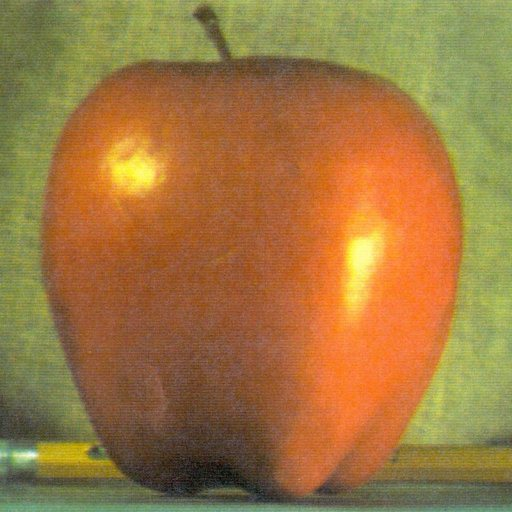
#> input picture image1.jpg, 512 x 512 px
$ jupyter execute '图像混合Project.ipynb'
#> lines starting #> are read from the running program, lines starting #| are printed output that depends on the picture
[cell 1]
import cv2
import numpy as np
import matplotlib.pyplot as plt

# 读取两幅输入图像
image1 = cv2.imread('image1.jpg')
#> image1 is the input picture: shape (512, 512, 3); mean B, G, R 64.8, 119.7, 159.1
image2 = cv2.imread('image2.jpg')
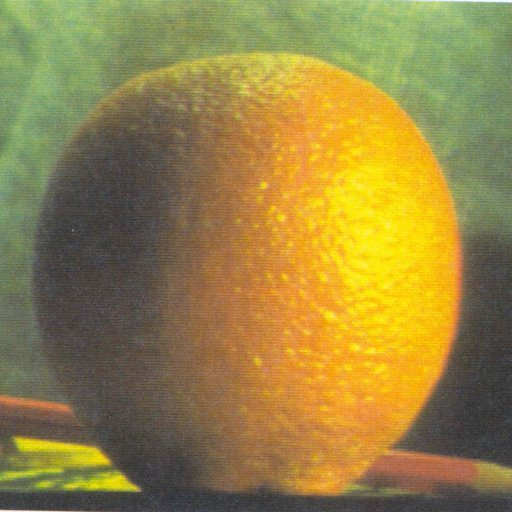
#> input picture image2.jpg, 512 x 512 px
#> image2 is the input picture: shape (512, 512, 3); mean B, G, R 69.2, 131.8, 150.2

# 读取蒙版图像并转换为浮点数
mask = cv2.imread('mask.jpg', cv2.IMREAD_GRAYSCALE) / 255.0
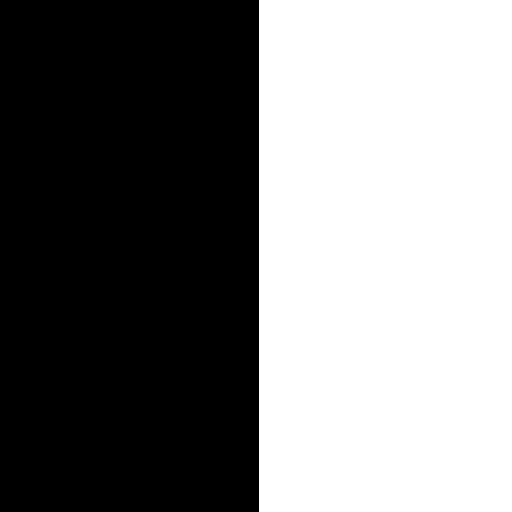
#> input picture mask.jpg, 512 x 512 px
#> mask: shape (512, 512) float64; min 0, max 1, mean 0.494
mask2 = cv2.imread('mask2.jpg', cv2.IMREAD_GRAYSCALE) / 255.0
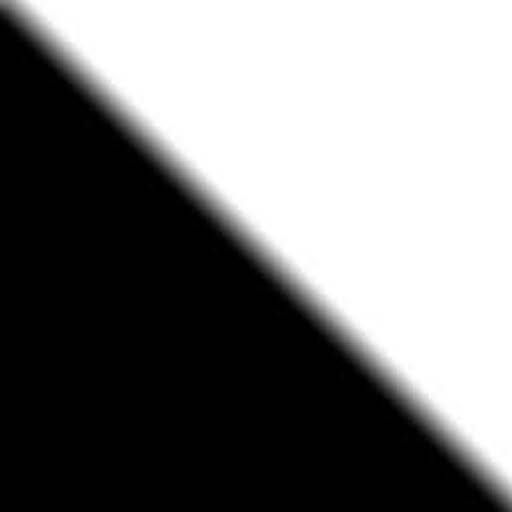
#> input picture mask2.jpg, 512 x 512 px
#> mask2: shape (512, 512) float64; min 0, max 1, mean 0.484

# 调整图像大小为2的幂次方
def resize_to_power_of_two(image):
    height, width, _ = image.shape
#> height = 512; width = 512
    new_height = 2 ** int(np.log2(height))
#> new_height = 512
    new_width = 2 ** int(np.log2(width))
#> new_width = 512
    return cv2.resize(image, (new_width, new_height))

image1 = resize_to_power_of_two(image1)
image2 = resize_to_power_of_two(image2)

# 构建高斯金字塔
def build_gaussian_pyramid(image, num_levels):
#> called with num_levels = 6
    pyramid = [image]
    for _ in range(num_levels):
        image = cv2.pyrDown(image)
        pyramid.append(image)
#> after the loop, pyramid = 7 items
    return pyramid

# 构建拉普拉斯金字塔
def build_laplacian_pyramid(image, num_levels):
    gaussian_pyramid = build_gaussian_pyramid(image, num_levels)
#> gaussian_pyramid = 7 items
    pyramid = [gaussian_pyramid[num_levels]]
    for i in range(num_levels, 0, -1):
        expanded = cv2.pyrUp(gaussian_pyramid[i])
        laplacian = cv2.subtract(gaussian_pyramid[i - 1], expanded)
        pyramid.append(laplacian)
#> after the loop, pyramid = 7 items
    return pyramid

# 图像融合
def blend_images(image1, image2, mask):
    # 构建拉普拉斯金字塔
    num_levels = 6  # 金字塔层级数
    laplacian_pyramid1 = build_laplacian_pyramid(image1, num_levels)
#> laplacian_pyramid1 = 7 items
    laplacian_pyramid2 = build_laplacian_pyramid(image2, num_levels)
#> the loop in build_laplacian_pyramid (call 2), `for i in range(num_levels, 0, -1):` made 6 passes
#> pass 3, in build_laplacian_pyramid (call 2), `expanded = cv2.pyrUp(gaussian_pyramid[i])`:
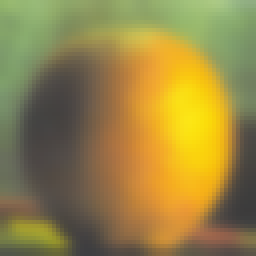
#> expanded: shape (64, 64, 3) (shown 4 times larger); mean of channels 0, 1, 2 69.6, 132.9, 151.1; drawn as B, G, R
#> laplacian_pyramid2 = 7 items

    # 合并两个图像的拉普拉斯金字塔
    blended_pyramid = []
    for l1, l2 in zip(laplacian_pyramid1, laplacian_pyramid2):
        rows, cols, _ = l1.shape
        mask_resized = cv2.resize(mask, (cols, rows))[:, :, np.newaxis]  # 调整蒙版大小并添加一个维度以匹配图像维度

        # 使用权重融合图像
        blended = (l1 * mask_resized) + (l2 * (1.0 - mask_resized))
        blended_pyramid.append(blended)
#> this loop made 7 passes
#> (rows, cols) on passes 1 to 7: (8, 8), (16, 16), (32, 32), (64, 64), (128, 128), (256, 256), (512, 512)
#> after the loop, blended_pyramid = 7 items

    # 重建融合后的图像
    blended_image = blended_pyramid[0]
    for i in range(1, num_levels + 1):
        blended_image = cv2.pyrUp(blended_image)
        blended_image += blended_pyramid[i]
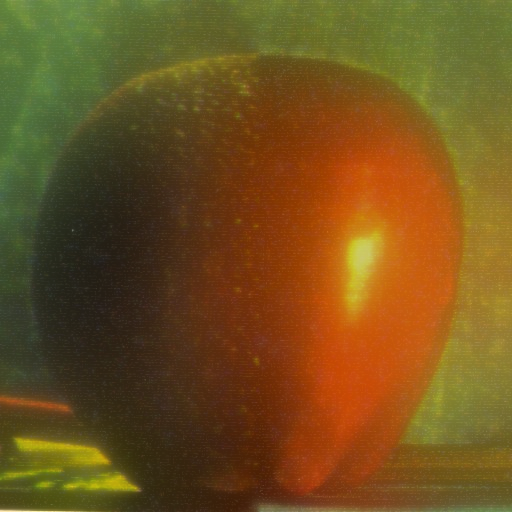
#> blended_image: shape (512, 512, 3) float64; mean of channels 0, 1, 2 81.9, 133.1, 164; drawn with min black and max white

    # 归一化像素值到 [0, 255] 范围内
    blended_image = np.clip(blended_image, 0, 255).astype(np.uint8)
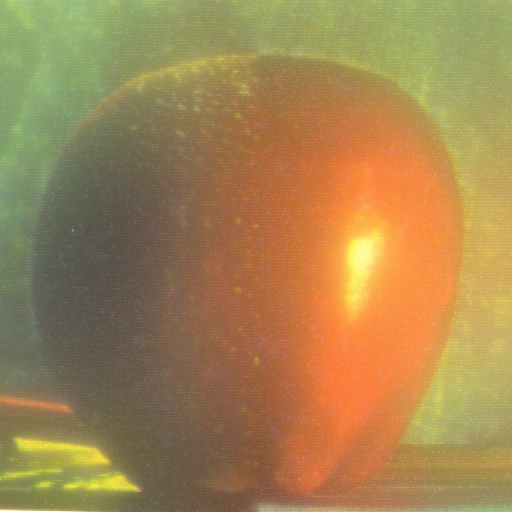
#> blended_image: shape (512, 512, 3); mean of channels 0, 1, 2 81.4, 132.6, 163.5; drawn as B, G, R

    return blended_image

# 执行图像融合
result_mask = blend_images(image1, image2, mask)
result_mask2 = blend_images(image1, image2, mask2)
#> the loop in blend_images (call 2), `for l1, l2 in zip(laplacian_pyramid1, laplacian_pyramid2):` made 7 passes
#> pass 3, in blend_images (call 2), `blended = (l1 * mask_resized) + (l2 * (1.0 - mask_resized))`:
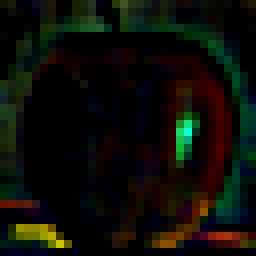
#> blended: shape (32, 32, 3) float64 (shown 8 times larger); mean of channels 0, 1, 2 1.8, 3.1, 2.9; drawn with min black and max white
#> after the loop in blend_images (call 2), `for i in range(1, num_levels + 1):`:
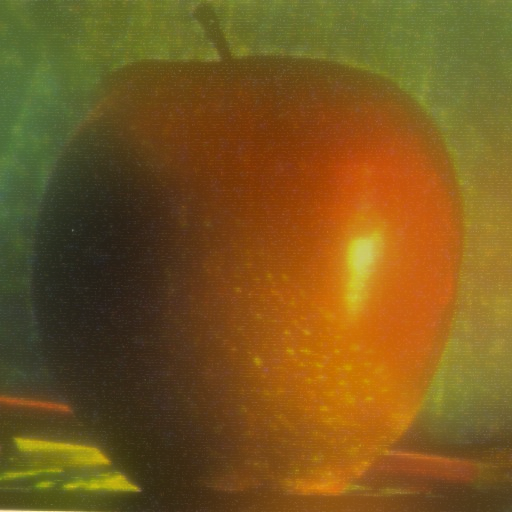
#> blended_image: shape (512, 512, 3) float64; mean of channels 0, 1, 2 79.7, 136.5, 168.5; drawn with min black and max white
#> in blend_images (call 2), `blended_image = np.clip(blended_image, 0, 255).astype(np.uint8)`:
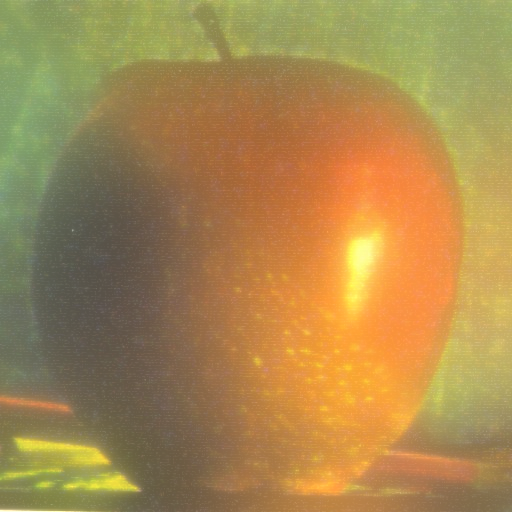
#> blended_image: shape (512, 512, 3); mean of channels 0, 1, 2 79.2, 136, 168; drawn as B, G, R

# 使用Matplotlib显示融合后的图像
plt.figure(figsize=(10,5))
plt.subplot(121), plt.imshow(cv2.cvtColor(result_mask, cv2.COLOR_BGR2RGB)), plt.title('Mask'), plt.axis('off')
plt.subplot(122), plt.imshow(cv2.cvtColor(result_mask2, cv2.COLOR_BGR2RGB)), plt.title('Mask 2'), plt.axis('off')
plt.show()
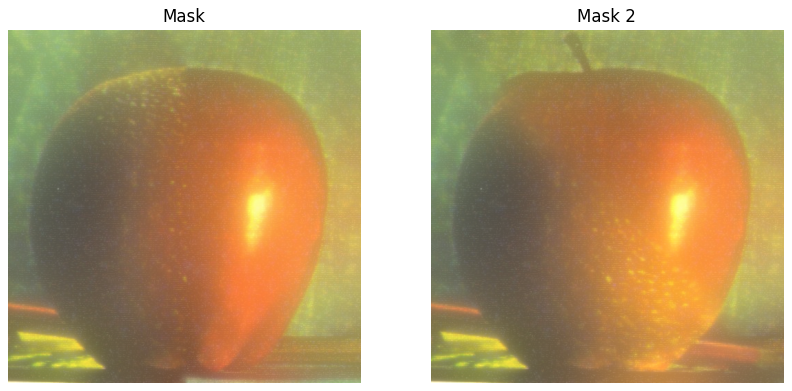
#> figure drawn by matplotlib, 2 panels
